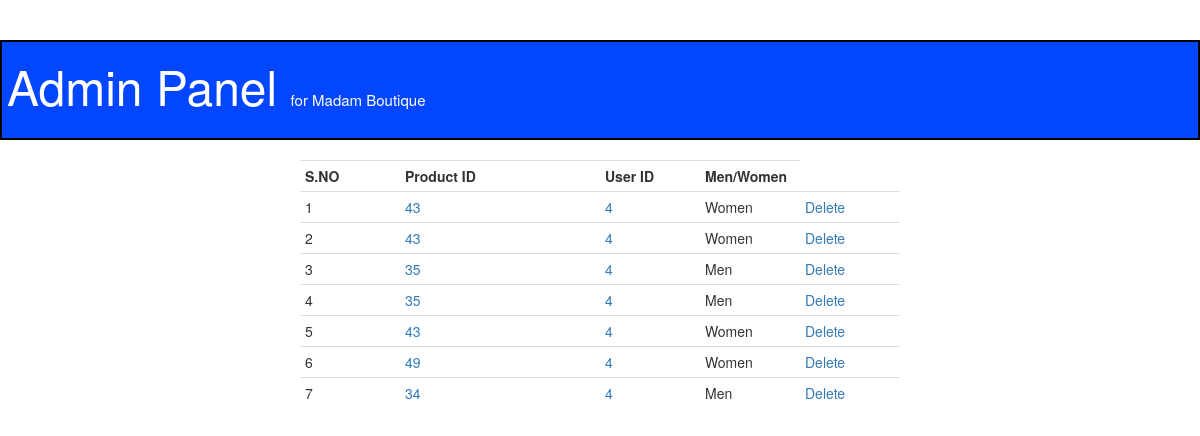
The page /orders.php (signed in) on the database its author committed.
### tables this page shows
CREATE TABLE `orders` (
  `id` int(11) NOT NULL,
  `product_id` int(11) NOT NULL,
  `User_id` int(11) NOT NULL,
  `Men_women` varchar(1000) NOT NULL
);

### orders.php (the view, shortened to what this page needs)
<?php
include('config.php');
 ?>
<!DOCTYPE html PUBLIC "-//W3C//DTD XHTML 1.0 Transitional//EN" "http://www.w3.org/TR/xhtml1/DTD/xhtml1-transitional.dtd">
<html xmlns="http://www.w3.org/1999/xhtml">
<head>
<link href="bootstrap/css/bootstrap.min.css" rel="stylesheet" media="screen">
</head>
<body>
<div class="page-header" style="width:100%; border:2px solid #000 ; height:100px; background-color:#0346FF;">
<p style="color:#FFF; font-size:48px; padding-top:10px; padding-left:5px;"> Admin Panel <span style="color:#FFF; font-size:15px;"> for Madam Boutique</span> </p> </div>
<table class="table table-condensed">
<tr class="row">
<th class="col-md-1"> S.NO </th>
<th class="col-md-2"> Product ID </th>
<th class="col-md-1"> User ID </th>
<th class="col-md-1"> Men/Women </th>
</tr>
<?php
$Query = "Select * from orders ";
$result = mysqli_query($conn,$Query);
mysqli_num_rows($result);
while($rows = mysqli_fetch_assoc($result))
{
	echo '<tr class="row">';
	$id = $rows['product_id'];
	$Uid = $rows['User_id'];
	$MF = $rows['Men_women'];
	echo '<td class="col-sm-1">' . $rows['id'] . '</a></td>';
	echo '<td class="col-sm-1"><a href="adminProductDetails.php?id='.$id.'&MF='.$MF.'">' . $rows['product_id'] . '</td>';
	echo '<td class="col-sm-1"><a href="adminuserDetails.php?id='.$Uid.'">' . $rows['User_id'] . '</a></td>';
	echo '<td class="col-sm-1">' . $rows['Men_women'] . '</td>';
	echo '<td class="col-sm-1"> <a href="deleteorders.php?id=' . $rows['id'] . '">Delete</a></td>';
	echo '</tr>';
}
?>
 </table>
</body>
</html>

### rows shown on the page
orders: id "1", product "43", User "4", Men_women "Women"
orders: id "2", product "43", User "4", Men_women "Women"
orders: id "3", product "35", User "4", Men_women "Men"
orders: id "4", product "35", User "4", Men_women "Men"
orders: id "5", product "43", User "4", Men_women "Women"
orders: id "6", product "49", User "4", Men_women "Women"
orders: id "7", product "34", User "4", Men_women "Men"
